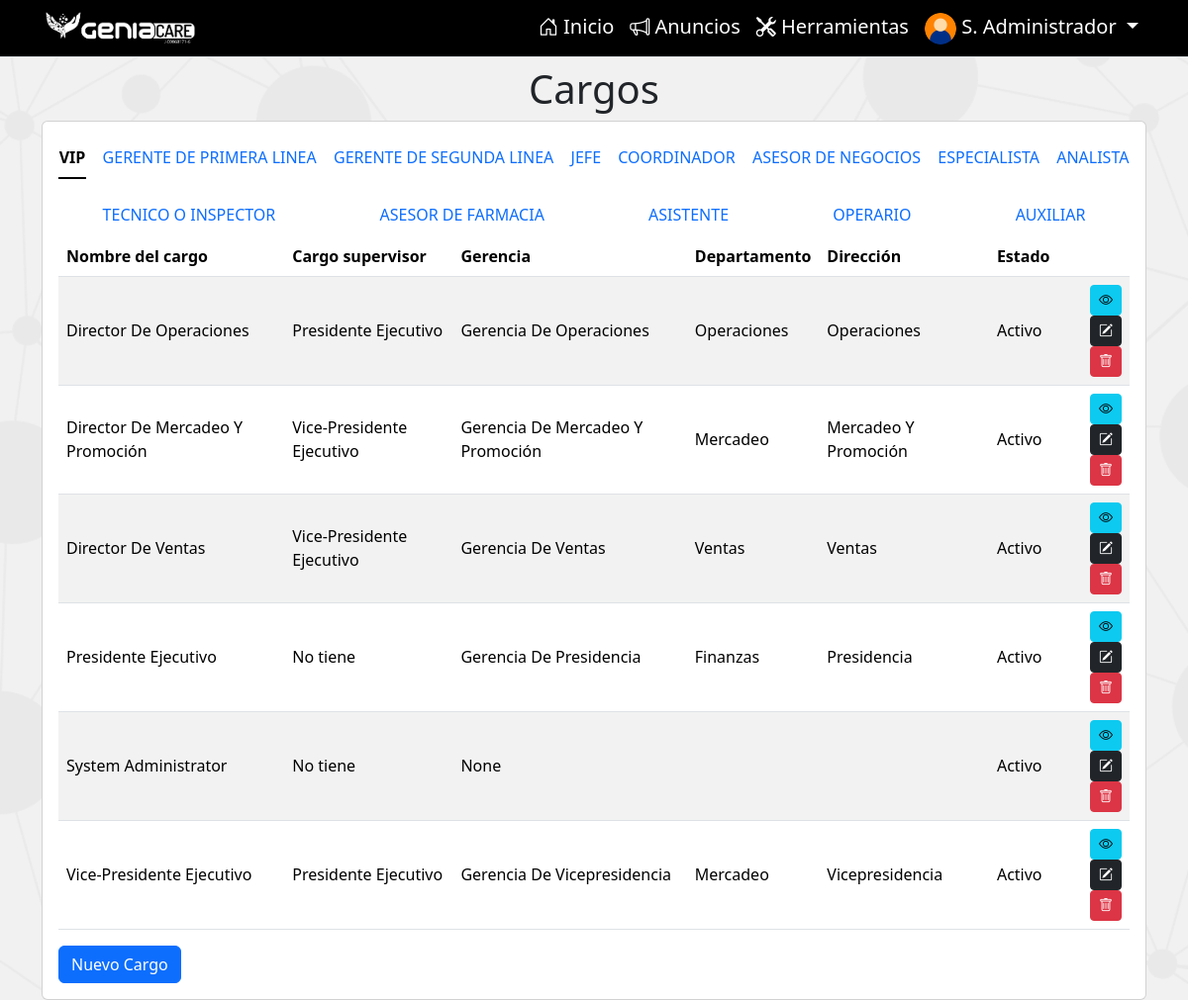
/cargos/ (signed in), run on the app's committed database.
### performanceGC/models.py (models this page shows, shortened)
class Empleado(models.Model):
    imagen = models.ImageField(upload_to='images/', null=True, blank=True)
    nombre = models.TextField(max_length=200)
    apellido = models.TextField(max_length=200)
    cedula = models.IntegerField(default=0, unique=True)
    ficha = models.IntegerField(default=0, unique=True)
    ceco = models.CharField(max_length=15)
    fechaIngreso = models.DateField('Fecha de Ingreso', null=True, blank=True)
    fechaEgreso = models.DateField(null=True, blank=True)
    fechaNacimiento = models.DateField(null=True, blank=True)
    cargo = models.ForeignKey(Cargo, on_delete=models.CASCADE)
    usuario = models.OneToOneField(
        User, on_delete=models.CASCADE, null=True, blank=True)
    es_evaluado = models.BooleanField(default=True)
    history = HistoricalRecords()
    class Meta:
        ordering = ['ficha']
        verbose_name = 'Empleado'
        verbose_name_plural = 'Empleados'
    def __str__(self):
        return self.nombre + ' ' + self.apellido
    def get_short_name(self):
        return f'{self.nombre[0]}. {self.apellido.split()[0]}'.title()

class Niveles(models.Model):
    CHOICES = (
        (0, 'VIP'),
        (1, 'GERENTE DE PRIMERA LINEA'),
        (2, 'GERENTE DE SEGUNDA LINEA'),
        (3, 'JEFE'),
        (4, 'COORDINADOR'),
        (5, 'ASESOR DE NEGOCIOS'),
        (6, 'ESPECIALISTA'),
        (7, 'ANALISTA'),
        (8, 'TECNICO O INSPECTOR'),
        (9, 'ASESOR DE FARMACIA'),
        (10, 'ASISTENTE'),
        (11, 'OPERARIO'),
        (12, 'AUXILIAR')
    )
    formatos = (
        ('pns', 'Personal de Nomina Semanal'),
        ('pnm', 'Personal de Nomina Mensual')
        )
    valor = models.IntegerField(choices=CHOICES)
    porCompetencias = models.IntegerField(default=50)
    cantidadCompetencias = models.IntegerField(default=2)
    cantidadObjetivos = models.IntegerField(default=4)
    porObjetivos = models.IntegerField(default=50)
    nivel = models.ForeignKey(Nivel, on_delete=models.CASCADE, default=1)
    formato_de_evaluacion = models.TextField(choices=formatos, default='pnm')
    history = HistoricalRecords()
    class Meta:
        ordering = ['valor']
        verbose_name = 'Nivel de Cargo'
        verbose_name_plural = 'Niveles de Cargos'
    def get_choice_value(self):
        return dict(self.CHOICES)[self.valor]
    def cargos(self):
        return self.cargo_set.all()

class Cargo(models.Model):
    nombreText = models.CharField(max_length=200)
    supervisor = models.ForeignKey(
        'self', on_delete=models.CASCADE, null=True, blank=True)
    nivel = models.ForeignKey(Niveles, on_delete=models.CASCADE, null=True)
    gerencia = models.ForeignKey(Gerencia, on_delete=models.CASCADE, null=True, blank=True)
    direccion = models.ForeignKey(Direccion, on_delete=models.CASCADE, null=True, blank=True)
    nombre_infocent = models.CharField(max_length=200, null=True, blank=True)
    is_active = models.BooleanField(default=True)
    history = HistoricalRecords()
    class Meta:
        ordering = ['nivel', 'nombreText']
        verbose_name = 'Cargo'
        verbose_name_plural = 'Cargos'
    def __str__(self):
        return self.nombreText

class Gerencia(models.Model):
    nombreText = models.CharField(max_length=200)
    direccion = models.ForeignKey(
        Direccion, on_delete=models.SET_NULL, null=True)
    departamento = models.ForeignKey(
        Departamento, on_delete=models.SET_NULL, null=True)
    debajo = models.ForeignKey(
        'self', on_delete=models.CASCADE, null=True, blank=True)
    history = HistoricalRecords()
    class Meta:
        ordering = ['id']
        verbose_name = 'Gerencia'
        verbose_name_plural = 'Gerencias'
    def __str__(self):
        return f'Gerencia de {self.nombreText}'

class Departamento(models.Model):
    nombre = models.CharField(max_length=200, unique=True)
    history = HistoricalRecords()
    class Meta:
        ordering = ['id']
        verbose_name = 'Departamento'
        verbose_name_plural = 'Departamentos'
    def __str__(self):
        return self.nombre

class Direccion(models.Model):
    nombre = models.CharField(max_length=200, unique=True)
    debajo = models.ForeignKey(
        'self', on_delete=models.CASCADE, null=True, blank=True)
    history = HistoricalRecords()
    class Meta:
        ordering = ['id']
        verbose_name = 'Dirección'
        verbose_name_plural = 'Direcciones'
    def __str__(self):
        return self.nombre

### performanceGC/views.py (the view)
# urls.py: path('cargos/', views.seeCargos, name='seeCargos'),
@staff_member_required(login_url='signin')
def seeCargos(request):
    niveles = Niveles.objects.all().order_by('valor')
    return render(request, 'seeCargos.html', {
        'niveles': niveles,
    })

### performanceGC/templatetags/custom_tags.py (called while the page is built)
@register.filter
def get_file_url(file_field):
    try:
        return file_field.url
    except ValueError:
        return None

### performanceGC/templates/seeCargos.html (shortened to what this page needs)
{% extends 'main.html' %}
{% load static %}
{% load custom_tags %}
{% block content %}
<div class="container mt-2">
    <div class="row">
        <div class="col-12">
            <h1 class="text-center">Cargos</h1>
        </div>
    </div>
    <div class="card card-body">
        <ul class="nav nav-underline nav-fill" id="myTab" role="tablist">
            {% for nivel in niveles %}
            <li class="nav-item" role="presentation">
                <button class="nav-link {% if forloop.first %}active{% endif %}" id="tab-{{nivel.id}}-tab"
                    data-bs-toggle="tab" data-bs-target="#tab-{{nivel.id}}" type="button" role="tab"
                    aria-controls="tab-{{nivel.id}}"
                    aria-selected="{% if forloop.first %}true{% else %}false{% endif %}">
                   {{nivel.get_choice_value}}
                </button>
            </li>
            {% endfor %}
        </ul>
        <div class="tab-content" id="myTabContent">
            {% for nivel in niveles %}
            <div class="tab-pane fade {% if forloop.first %}show active{% endif %}" id="tab-{{nivel.id}}"
                role="tabpanel" aria-labelledby="tab-{{nivel.id}}-tab">
                <table class="table table-hover table-striped datatable align-middle  w-100">
                    <thead>
                        <tr>
                            <th scope="col">Nombre del cargo</th>
                            <th scope="col">Cargo supervisor</th>
                            <th scope="col">Gerencia</th>
                            <th scope="col">Departamento</th>
                            <th scope="col">Dirección</th>
                            <th scope="col">Estado</th>
                            <th scope="col"></th>
                        </tr>
                    </thead>
                    <tbody>
                        {% for cargo in nivel.cargos %}
                        <tr>
                            <td>{{cargo.nombreText|title}}</td>
                            <td> {% if cargo.supervisor %} {{cargo.supervisor|title}} {% else %} No tiene {% endif %}</td>
                            <td>{{cargo.gerencia|title}}</td>
                            <td>{{cargo.gerencia.departamento|title}}</td>
                            <td>{{cargo.gerencia.direccion|title}}</td>
                            <td>{% if cargo.is_active %} Activo {% else %} Inactivo {% endif %}</td>
                            <td class="text-end ">
                                <a href="{% url 'cargodetails' cargo.id %}" class="btn btn-sm btn-info">
                                    <i class="bi bi-eye"></i>
                                </a>
                                    <a href="{% url 'editCargo' cargo.id %}" class="btn btn-sm btn-dark">
                                        <i class="bi bi-pencil-square"></i>
                                    </a>
                                <form action="{% url 'deactivatecargo' cargo.id %}" method="post" id="form-{{cargo.id}}">
                                    <button type="button" class="btn btn-sm btn-danger" data-bs-toggle="modal" data-bs-target="#deactivateModal" onclick="deactivateModalTexts('Confirmar Desactivación','¿Está seguro que desea desactivar el cargo {{cargo.nombreText|title}}?', document.getElementById('form-{{cargo.id}}'))">
                                        <i class="bi bi-trash"></i>
                                    </button>
                                </form>
                            </td>
                        </tr>
                        {% endfor %}
                    </tbody>
                </table>
                <a href="{% url 'addCargo' %}" class="btn btn-primary">Nuevo Cargo</a>
            </div>
            {% endfor %}
        </div>
    </div>
</div>
    {% endblock %}

### performanceGC/templates/partials/navbar.html (shortened to what this page needs)
{% load static %}
{% load custom_tags %}
<nav class="navbar navbar-expand-lg bg-black border-bottom border-bottom-dark py-1 sticky-md-top" >
  <div class="container">
    <a class="navbar-brand  py-0" href="{% url 'index' %}">
      <img src="{% static 'logo.png' %}" alt="GeniaCare" height="40" class="logo">
    </a>
    {% if user.is_authenticated %}
    <div class="collapse navbar-collapse" id="navbarSupportedContent">
      <ul class="navbar-nav ms-auto mb-2 mb-lg-0">
        <li class="nav-item-gc">
          <a class="nav-link text-white fs-5 bi bi-house-door" aria-current="page" href="{% url 'index' %}"> Inicio</a>
        </li>
        <li class="nav-item-gc">
          <a class="nav-link text-white fs-5 bi bi-megaphone" aria-current="page" href="{% url 'announcements' %}"> Anuncios</a>
        </li>
        {% if user.is_staff %}
        <li class="nav-item-gc">
          <button class="nav-link text-white fs-5 bi bi-tools" data-bs-toggle="offcanvas" href="#offcanvasTools" role="button"
            aria-controls="offcanvasTools"> Herramientas</button>
        </li>
        {% endif %}
        <li class="nav-item-g c dropdown ">
          <a class="nav-link dropdown-toggle text-white fs-5" href="" role="button" data-bs-toggle="dropdown"
            aria-expanded="false">
            {% with 'default-avatar.png' as default_avatar_name %}
                  {% static default_avatar_name as default_avatar_url %}
            <img src="{{ user.empleado.imagen|get_file_url|default:default_avatar_url }}"
                           alt="Sin imagen"
                           onerror="this.onerror=null;this.src='{{ default_avatar_url }}';"
                           class="rounded-circle"
                           style="width: 32px; height: 32px; image-rendering: auto; object-fit: cover;">
            {% endwith %}
            {{user.empleado.get_short_name}}
          </a>
        </li>
      </ul>
    </div>
    {% endif %}
  </div>
</nav>

### data on the page
Niveles: get_choice_value "VIP"
Niveles: get_choice_value "GERENTE DE PRIMERA LINEA"
Niveles: get_choice_value "GERENTE DE SEGUNDA LINEA"
Niveles: get_choice_value "JEFE"
Niveles: get_choice_value "COORDINADOR"
Niveles: get_choice_value "ASESOR DE NEGOCIOS"
Niveles: get_choice_value "ESPECIALISTA"
Niveles: get_choice_value "ANALISTA"
Niveles: get_choice_value "TECNICO O INSPECTOR"
Niveles: get_choice_value "ASESOR DE FARMACIA"
Niveles: get_choice_value "ASISTENTE"
Niveles: get_choice_value "OPERARIO"
Niveles: get_choice_value "AUXILIAR"
Cargo: nombreText "Director De Operaciones", supervisor "Presidente Ejecutivo", gerencia "Gerencia De Operaciones", gerencia.departamento "Operaciones", gerencia.direccion "Operaciones", is_active "Activo"
Cargo: nombreText "Director De Mercadeo Y Promoción", supervisor "Vice-Presidente Ejecutivo", gerencia "Gerencia De Mercadeo Y Promoción", gerencia.departamento "Mercadeo", gerencia.direccion "Mercadeo Y Promoción", is_active "Activo"
Cargo: nombreText "Director De Ventas", supervisor "Vice-Presidente Ejecutivo", gerencia "Gerencia De Ventas", gerencia.departamento "Ventas", gerencia.direccion "Ventas", is_active "Activo"
Cargo: nombreText "Presidente Ejecutivo", shows "No tiene", gerencia "Gerencia De Presidencia", gerencia.departamento "Finanzas", gerencia.direccion "Presidencia", is_active "Activo"
Cargo: nombreText "System Administrator", shows "No tiene", gerencia "None", is_active "Activo"
Cargo: nombreText "Vice-Presidente Ejecutivo", supervisor "Presidente Ejecutivo", gerencia "Gerencia De Vicepresidencia", gerencia.departamento "Mercadeo", gerencia.direccion "Vicepresidencia", is_active "Activo"

### other printed values
{{ user.empleado.get_short_name }} "S. Administrador"
